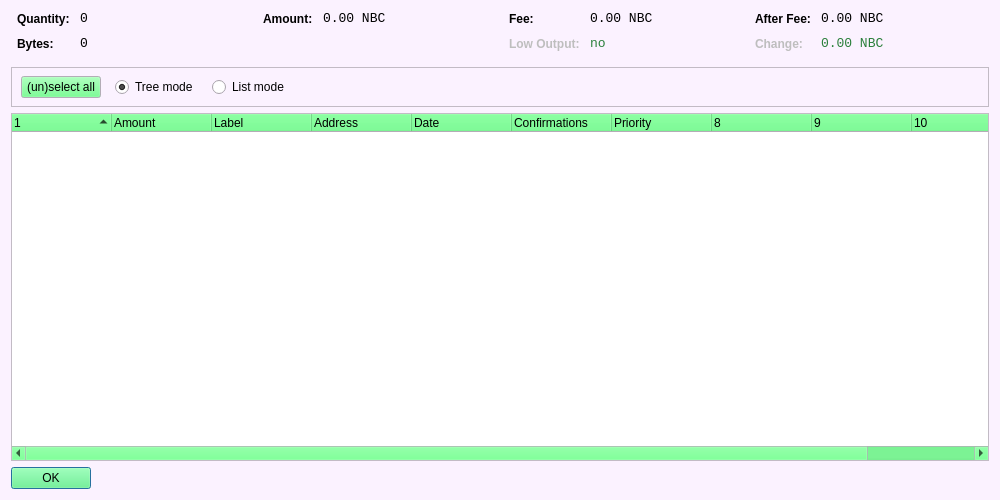
<?xml version="1.0" encoding="UTF-8"?>
<ui version="4.0">
 <class>CoinControlDialog</class>
 <widget class="QDialog" name="CoinControlDialog">
  <property name="geometry">
   <rect>
    <x>0</x>
    <y>0</y>
    <width>1000</width>
    <height>500</height>
   </rect>
  </property>
  <property name="palette">
   <palette>
    <active>
     <colorrole role="WindowText">
      <brush brushstyle="SolidPattern">
       <color alpha="255">
        <red>0</red>
        <green>0</green>
        <blue>0</blue>
       </color>
      </brush>
     </colorrole>
     <colorrole role="Button">
      <brush brushstyle="SolidPattern">
       <color alpha="255">
        <red>85</red>
        <green>255</green>
        <blue>119</blue>
       </color>
      </brush>
     </colorrole>
     <colorrole role="Light">
      <brush brushstyle="SolidPattern">
       <color alpha="255">
        <red>213</red>
        <green>255</green>
        <blue>221</blue>
       </color>
      </brush>
     </colorrole>
     <colorrole role="Midlight">
      <brush brushstyle="SolidPattern">
       <color alpha="255">
        <red>149</red>
        <green>255</green>
        <blue>170</blue>
       </color>
      </brush>
     </colorrole>
     <colorrole role="Dark">
      <brush brushstyle="SolidPattern">
       <color alpha="255">
        <red>42</red>
        <green>127</green>
        <blue>59</blue>
       </color>
      </brush>
     </colorrole>
     <colorrole role="Mid">
      <brush brushstyle="SolidPattern">
       <color alpha="255">
        <red>56</red>
        <green>170</green>
        <blue>79</blue>
       </color>
      </brush>
     </colorrole>
     <colorrole role="Text">
      <brush brushstyle="SolidPattern">
       <color alpha="255">
        <red>0</red>
        <green>0</green>
        <blue>0</blue>
       </color>
      </brush>
     </colorrole>
     <colorrole role="BrightText">
      <brush brushstyle="SolidPattern">
       <color alpha="255">
        <red>255</red>
        <green>255</green>
        <blue>255</blue>
       </color>
      </brush>
     </colorrole>
     <colorrole role="ButtonText">
      <brush brushstyle="SolidPattern">
       <color alpha="255">
        <red>0</red>
        <green>0</green>
        <blue>0</blue>
       </color>
      </brush>
     </colorrole>
     <colorrole role="Base">
      <brush brushstyle="SolidPattern">
       <color alpha="255">
        <red>255</red>
        <green>255</green>
        <blue>255</blue>
       </color>
      </brush>
     </colorrole>
     <colorrole role="Window">
      <brush brushstyle="SolidPattern">
       <color alpha="255">
        <red>251</red>
        <green>242</green>
        <blue>255</blue>
       </color>
      </brush>
     </colorrole>
     <colorrole role="Shadow">
      <brush brushstyle="SolidPattern">
       <color alpha="255">
        <red>0</red>
        <green>0</green>
        <blue>0</blue>
       </color>
      </brush>
     </colorrole>
     <colorrole role="AlternateBase">
      <brush brushstyle="SolidPattern">
       <color alpha="255">
        <red>170</red>
        <green>255</green>
        <blue>187</blue>
       </color>
      </brush>
     </colorrole>
     <colorrole role="ToolTipBase">
      <brush brushstyle="SolidPattern">
       <color alpha="255">
        <red>255</red>
        <green>255</green>
        <blue>220</blue>
       </color>
      </brush>
     </colorrole>
     <colorrole role="ToolTipText">
      <brush brushstyle="SolidPattern">
       <color alpha="255">
        <red>0</red>
        <green>0</green>
        <blue>0</blue>
       </color>
      </brush>
     </colorrole>
     <colorrole role="PlaceholderText">
      <brush brushstyle="SolidPattern">
       <color alpha="128">
        <red>0</red>
        <green>0</green>
        <blue>0</blue>
       </color>
      </brush>
     </colorrole>
    </active>
    <inactive>
     <colorrole role="WindowText">
      <brush brushstyle="SolidPattern">
       <color alpha="255">
        <red>0</red>
        <green>0</green>
        <blue>0</blue>
       </color>
      </brush>
     </colorrole>
     <colorrole role="Button">
      <brush brushstyle="SolidPattern">
       <color alpha="255">
        <red>85</red>
        <green>255</green>
        <blue>119</blue>
       </color>
      </brush>
     </colorrole>
     <colorrole role="Light">
      <brush brushstyle="SolidPattern">
       <color alpha="255">
        <red>213</red>
        <green>255</green>
        <blue>221</blue>
       </color>
      </brush>
     </colorrole>
     <colorrole role="Midlight">
      <brush brushstyle="SolidPattern">
       <color alpha="255">
        <red>149</red>
        <green>255</green>
        <blue>170</blue>
       </color>
      </brush>
     </colorrole>
     <colorrole role="Dark">
      <brush brushstyle="SolidPattern">
       <color alpha="255">
        <red>42</red>
        <green>127</green>
        <blue>59</blue>
       </color>
      </brush>
     </colorrole>
     <colorrole role="Mid">
      <brush brushstyle="SolidPattern">
       <color alpha="255">
        <red>56</red>
        <green>170</green>
        <blue>79</blue>
       </color>
      </brush>
     </colorrole>
     <colorrole role="Text">
      <brush brushstyle="SolidPattern">
       <color alpha="255">
        <red>0</red>
        <green>0</green>
        <blue>0</blue>
       </color>
      </brush>
     </colorrole>
     <colorrole role="BrightText">
      <brush brushstyle="SolidPattern">
       <color alpha="255">
        <red>255</red>
        <green>255</green>
        <blue>255</blue>
       </color>
      </brush>
     </colorrole>
     <colorrole role="ButtonText">
      <brush brushstyle="SolidPattern">
       <color alpha="255">
        <red>0</red>
        <green>0</green>
        <blue>0</blue>
       </color>
      </brush>
     </colorrole>
     <colorrole role="Base">
      <brush brushstyle="SolidPattern">
       <color alpha="255">
        <red>255</red>
        <green>255</green>
        <blue>255</blue>
       </color>
      </brush>
     </colorrole>
     <colorrole role="Window">
      <brush brushstyle="SolidPattern">
       <color alpha="255">
        <red>251</red>
        <green>242</green>
        <blue>255</blue>
       </color>
      </brush>
     </colorrole>
     <colorrole role="Shadow">
      <brush brushstyle="SolidPattern">
       <color alpha="255">
        <red>0</red>
        <green>0</green>
        <blue>0</blue>
       </color>
      </brush>
     </colorrole>
     <colorrole role="AlternateBase">
      <brush brushstyle="SolidPattern">
       <color alpha="255">
        <red>170</red>
        <green>255</green>
        <blue>187</blue>
       </color>
      </brush>
     </colorrole>
     <colorrole role="ToolTipBase">
      <brush brushstyle="SolidPattern">
       <color alpha="255">
        <red>255</red>
        <green>255</green>
        <blue>220</blue>
       </color>
      </brush>
     </colorrole>
     <colorrole role="ToolTipText">
      <brush brushstyle="SolidPattern">
       <color alpha="255">
        <red>0</red>
        <green>0</green>
        <blue>0</blue>
       </color>
      </brush>
     </colorrole>
     <colorrole role="PlaceholderText">
      <brush brushstyle="SolidPattern">
       <color alpha="128">
        <red>0</red>
        <green>0</green>
        <blue>0</blue>
       </color>
      </brush>
     </colorrole>
    </inactive>
    <disabled>
     <colorrole role="WindowText">
      <brush brushstyle="SolidPattern">
       <color alpha="255">
        <red>42</red>
        <green>127</green>
        <blue>59</blue>
       </color>
      </brush>
     </colorrole>
     <colorrole role="Button">
      <brush brushstyle="SolidPattern">
       <color alpha="255">
        <red>85</red>
        <green>255</green>
        <blue>119</blue>
       </color>
      </brush>
     </colorrole>
     <colorrole role="Light">
      <brush brushstyle="SolidPattern">
       <color alpha="255">
        <red>213</red>
        <green>255</green>
        <blue>221</blue>
       </color>
      </brush>
     </colorrole>
     <colorrole role="Midlight">
      <brush brushstyle="SolidPattern">
       <color alpha="255">
        <red>149</red>
        <green>255</green>
        <blue>170</blue>
       </color>
      </brush>
     </colorrole>
     <colorrole role="Dark">
      <brush brushstyle="SolidPattern">
       <color alpha="255">
        <red>42</red>
        <green>127</green>
        <blue>59</blue>
       </color>
      </brush>
     </colorrole>
     <colorrole role="Mid">
      <brush brushstyle="SolidPattern">
       <color alpha="255">
        <red>56</red>
        <green>170</green>
        <blue>79</blue>
       </color>
      </brush>
     </colorrole>
     <colorrole role="Text">
      <brush brushstyle="SolidPattern">
       <color alpha="255">
        <red>42</red>
        <green>127</green>
        <blue>59</blue>
       </color>
      </brush>
     </colorrole>
     <colorrole role="BrightText">
      <brush brushstyle="SolidPattern">
       <color alpha="255">
        <red>255</red>
        <green>255</green>
        <blue>255</blue>
       </color>
      </brush>
     </colorrole>
     <colorrole role="ButtonText">
      <brush brushstyle="SolidPattern">
       <color alpha="255">
        <red>42</red>
        <green>127</green>
        <blue>59</blue>
       </color>
      </brush>
     </colorrole>
     <colorrole role="Base">
      <brush brushstyle="SolidPattern">
       <color alpha="255">
        <red>251</red>
        <green>242</green>
        <blue>255</blue>
       </color>
      </brush>
     </colorrole>
     <colorrole role="Window">
      <brush brushstyle="SolidPattern">
       <color alpha="255">
        <red>251</red>
        <green>242</green>
        <blue>255</blue>
       </color>
      </brush>
     </colorrole>
     <colorrole role="Shadow">
      <brush brushstyle="SolidPattern">
       <color alpha="255">
        <red>0</red>
        <green>0</green>
        <blue>0</blue>
       </color>
      </brush>
     </colorrole>
     <colorrole role="AlternateBase">
      <brush brushstyle="SolidPattern">
       <color alpha="255">
        <red>85</red>
        <green>255</green>
        <blue>119</blue>
       </color>
      </brush>
     </colorrole>
     <colorrole role="ToolTipBase">
      <brush brushstyle="SolidPattern">
       <color alpha="255">
        <red>255</red>
        <green>255</green>
        <blue>220</blue>
       </color>
      </brush>
     </colorrole>
     <colorrole role="ToolTipText">
      <brush brushstyle="SolidPattern">
       <color alpha="255">
        <red>0</red>
        <green>0</green>
        <blue>0</blue>
       </color>
      </brush>
     </colorrole>
     <colorrole role="PlaceholderText">
      <brush brushstyle="SolidPattern">
       <color alpha="128">
        <red>0</red>
        <green>0</green>
        <blue>0</blue>
       </color>
      </brush>
     </colorrole>
    </disabled>
   </palette>
  </property>
  <property name="font">
   <font>
    <family>Ubuntu</family>
   </font>
  </property>
  <property name="windowTitle">
   <string>Coin Control</string>
  </property>
  <property name="windowIcon">
   <iconset>
    <normaloff>../../../../../@media/favicon.ico</normaloff>../../../../../@media/favicon.ico</iconset>
  </property>
  <property name="styleSheet">
   <string notr="true"/>
  </property>
  <layout class="QVBoxLayout" name="verticalLayout">
   <item>
    <layout class="QHBoxLayout" name="horizontalLayoutTop" stretch="0,0,0,0">
     <property name="topMargin">
      <number>0</number>
     </property>
     <property name="bottomMargin">
      <number>10</number>
     </property>
     <item>
      <layout class="QFormLayout" name="formLayoutCoinControl1">
       <property name="horizontalSpacing">
        <number>10</number>
       </property>
       <property name="verticalSpacing">
        <number>10</number>
       </property>
       <property name="leftMargin">
        <number>6</number>
       </property>
       <property name="rightMargin">
        <number>6</number>
       </property>
       <item row="0" column="0">
        <widget class="QLabel" name="labelCoinControlQuantityText">
         <property name="styleSheet">
          <string notr="true">font-weight:bold;</string>
         </property>
         <property name="text">
          <string>Quantity:</string>
         </property>
        </widget>
       </item>
       <item row="0" column="1">
        <widget class="QLabel" name="labelCoinControlQuantity">
         <property name="font">
          <font>
           <family>Monospace</family>
           <pointsize>10</pointsize>
          </font>
         </property>
         <property name="cursor">
          <cursorShape>IBeamCursor</cursorShape>
         </property>
         <property name="contextMenuPolicy">
          <enum>Qt::ActionsContextMenu</enum>
         </property>
         <property name="text">
          <string notr="true">0</string>
         </property>
         <property name="textInteractionFlags">
          <set>Qt::LinksAccessibleByMouse|Qt::TextSelectableByKeyboard|Qt::TextSelectableByMouse</set>
         </property>
        </widget>
       </item>
       <item row="1" column="0">
        <widget class="QLabel" name="labelCoinControlBytesText">
         <property name="styleSheet">
          <string notr="true">font-weight:bold;</string>
         </property>
         <property name="text">
          <string>Bytes:</string>
         </property>
        </widget>
       </item>
       <item row="1" column="1">
        <widget class="QLabel" name="labelCoinControlBytes">
         <property name="font">
          <font>
           <family>Monospace</family>
           <pointsize>10</pointsize>
          </font>
         </property>
         <property name="cursor">
          <cursorShape>IBeamCursor</cursorShape>
         </property>
         <property name="contextMenuPolicy">
          <enum>Qt::ActionsContextMenu</enum>
         </property>
         <property name="text">
          <string notr="true">0</string>
         </property>
         <property name="textInteractionFlags">
          <set>Qt::LinksAccessibleByMouse|Qt::TextSelectableByKeyboard|Qt::TextSelectableByMouse</set>
         </property>
        </widget>
       </item>
      </layout>
     </item>
     <item>
      <layout class="QFormLayout" name="formLayoutCoinControl2">
       <property name="horizontalSpacing">
        <number>10</number>
       </property>
       <property name="verticalSpacing">
        <number>10</number>
       </property>
       <property name="leftMargin">
        <number>6</number>
       </property>
       <property name="rightMargin">
        <number>6</number>
       </property>
       <item row="0" column="0">
        <widget class="QLabel" name="labelCoinControlAmountText">
         <property name="styleSheet">
          <string notr="true">font-weight:bold;</string>
         </property>
         <property name="text">
          <string>Amount:</string>
         </property>
        </widget>
       </item>
       <item row="0" column="1">
        <widget class="QLabel" name="labelCoinControlAmount">
         <property name="font">
          <font>
           <family>Monospace</family>
           <pointsize>10</pointsize>
          </font>
         </property>
         <property name="cursor">
          <cursorShape>IBeamCursor</cursorShape>
         </property>
         <property name="contextMenuPolicy">
          <enum>Qt::ActionsContextMenu</enum>
         </property>
         <property name="text">
          <string notr="true">0.00 NBC</string>
         </property>
         <property name="textInteractionFlags">
          <set>Qt::LinksAccessibleByMouse|Qt::TextSelectableByKeyboard|Qt::TextSelectableByMouse</set>
         </property>
        </widget>
       </item>
      </layout>
     </item>
     <item>
      <layout class="QFormLayout" name="formLayoutCoinControl3">
       <property name="horizontalSpacing">
        <number>10</number>
       </property>
       <property name="verticalSpacing">
        <number>10</number>
       </property>
       <property name="leftMargin">
        <number>6</number>
       </property>
       <property name="rightMargin">
        <number>6</number>
       </property>
       <item row="0" column="0">
        <widget class="QLabel" name="labelCoinControlFeeText">
         <property name="styleSheet">
          <string notr="true">font-weight:bold;</string>
         </property>
         <property name="text">
          <string>Fee:</string>
         </property>
        </widget>
       </item>
       <item row="0" column="1">
        <widget class="QLabel" name="labelCoinControlFee">
         <property name="font">
          <font>
           <family>Monospace</family>
           <pointsize>10</pointsize>
          </font>
         </property>
         <property name="cursor">
          <cursorShape>IBeamCursor</cursorShape>
         </property>
         <property name="contextMenuPolicy">
          <enum>Qt::ActionsContextMenu</enum>
         </property>
         <property name="text">
          <string notr="true">0.00 NBC</string>
         </property>
         <property name="textInteractionFlags">
          <set>Qt::LinksAccessibleByMouse|Qt::TextSelectableByKeyboard|Qt::TextSelectableByMouse</set>
         </property>
        </widget>
       </item>
       <item row="1" column="0">
        <widget class="QLabel" name="labelCoinControlLowOutputText">
         <property name="enabled">
          <bool>false</bool>
         </property>
         <property name="styleSheet">
          <string notr="true">font-weight:bold;</string>
         </property>
         <property name="text">
          <string>Low Output:</string>
         </property>
        </widget>
       </item>
       <item row="1" column="1">
        <widget class="QLabel" name="labelCoinControlLowOutput">
         <property name="enabled">
          <bool>false</bool>
         </property>
         <property name="font">
          <font>
           <family>Monospace</family>
           <pointsize>10</pointsize>
          </font>
         </property>
         <property name="cursor">
          <cursorShape>IBeamCursor</cursorShape>
         </property>
         <property name="contextMenuPolicy">
          <enum>Qt::ActionsContextMenu</enum>
         </property>
         <property name="text">
          <string notr="true">no</string>
         </property>
         <property name="textInteractionFlags">
          <set>Qt::LinksAccessibleByMouse|Qt::TextSelectableByKeyboard|Qt::TextSelectableByMouse</set>
         </property>
        </widget>
       </item>
      </layout>
     </item>
     <item>
      <layout class="QFormLayout" name="formLayoutCoinControl4">
       <property name="horizontalSpacing">
        <number>10</number>
       </property>
       <property name="verticalSpacing">
        <number>10</number>
       </property>
       <property name="leftMargin">
        <number>6</number>
       </property>
       <property name="rightMargin">
        <number>6</number>
       </property>
       <item row="0" column="0">
        <widget class="QLabel" name="labelCoinControlAfterFeeText">
         <property name="styleSheet">
          <string notr="true">font-weight:bold;</string>
         </property>
         <property name="text">
          <string>After Fee:</string>
         </property>
        </widget>
       </item>
       <item row="0" column="1">
        <widget class="QLabel" name="labelCoinControlAfterFee">
         <property name="font">
          <font>
           <family>Monospace</family>
           <pointsize>10</pointsize>
          </font>
         </property>
         <property name="cursor">
          <cursorShape>IBeamCursor</cursorShape>
         </property>
         <property name="contextMenuPolicy">
          <enum>Qt::ActionsContextMenu</enum>
         </property>
         <property name="text">
          <string notr="true">0.00 NBC</string>
         </property>
         <property name="textInteractionFlags">
          <set>Qt::LinksAccessibleByMouse|Qt::TextSelectableByKeyboard|Qt::TextSelectableByMouse</set>
         </property>
        </widget>
       </item>
       <item row="1" column="0">
        <widget class="QLabel" name="labelCoinControlChangeText">
         <property name="enabled">
          <bool>false</bool>
         </property>
         <property name="styleSheet">
          <string notr="true">font-weight:bold;</string>
         </property>
         <property name="text">
          <string>Change:</string>
         </property>
        </widget>
       </item>
       <item row="1" column="1">
        <widget class="QLabel" name="labelCoinControlChange">
         <property name="enabled">
          <bool>false</bool>
         </property>
         <property name="font">
          <font>
           <family>Monospace</family>
           <pointsize>10</pointsize>
          </font>
         </property>
         <property name="cursor">
          <cursorShape>IBeamCursor</cursorShape>
         </property>
         <property name="contextMenuPolicy">
          <enum>Qt::ActionsContextMenu</enum>
         </property>
         <property name="text">
          <string notr="true">0.00 NBC</string>
         </property>
         <property name="textInteractionFlags">
          <set>Qt::LinksAccessibleByMouse|Qt::TextSelectableByKeyboard|Qt::TextSelectableByMouse</set>
         </property>
        </widget>
       </item>
      </layout>
     </item>
    </layout>
   </item>
   <item>
    <widget class="QFrame" name="frame">
     <property name="minimumSize">
      <size>
       <width>0</width>
       <height>40</height>
      </size>
     </property>
     <property name="frameShape">
      <enum>QFrame::StyledPanel</enum>
     </property>
     <property name="frameShadow">
      <enum>QFrame::Sunken</enum>
     </property>
     <widget class="QWidget" name="horizontalLayoutWidget">
      <property name="geometry">
       <rect>
        <x>10</x>
        <y>0</y>
        <width>781</width>
        <height>41</height>
       </rect>
      </property>
      <layout class="QHBoxLayout" name="horizontalLayoutPanel" stretch="0,0,0,0">
       <property name="spacing">
        <number>14</number>
       </property>
       <item>
        <widget class="QPushButton" name="pushButtonSelectAll">
         <property name="sizePolicy">
          <sizepolicy hsizetype="Maximum" vsizetype="Fixed">
           <horstretch>0</horstretch>
           <verstretch>0</verstretch>
          </sizepolicy>
         </property>
         <property name="text">
          <string>(un)select all</string>
         </property>
        </widget>
       </item>
       <item>
        <widget class="QRadioButton" name="radioTreeMode">
         <property name="sizePolicy">
          <sizepolicy hsizetype="Maximum" vsizetype="Fixed">
           <horstretch>0</horstretch>
           <verstretch>0</verstretch>
          </sizepolicy>
         </property>
         <property name="text">
          <string>Tree mode</string>
         </property>
         <property name="checked">
          <bool>true</bool>
         </property>
        </widget>
       </item>
       <item>
        <widget class="QRadioButton" name="radioListMode">
         <property name="sizePolicy">
          <sizepolicy hsizetype="Maximum" vsizetype="Fixed">
           <horstretch>0</horstretch>
           <verstretch>0</verstretch>
          </sizepolicy>
         </property>
         <property name="text">
          <string>List mode</string>
         </property>
        </widget>
       </item>
       <item>
        <spacer name="horizontalSpacer">
         <property name="orientation">
          <enum>Qt::Horizontal</enum>
         </property>
         <property name="sizeHint" stdset="0">
          <size>
           <width>40</width>
           <height>20</height>
          </size>
         </property>
        </spacer>
       </item>
      </layout>
     </widget>
    </widget>
   </item>
   <item>
    <widget class="CoinControlTreeWidget" name="treeWidget">
     <property name="contextMenuPolicy">
      <enum>Qt::CustomContextMenu</enum>
     </property>
     <property name="sortingEnabled">
      <bool>false</bool>
     </property>
     <property name="columnCount">
      <number>11</number>
     </property>
     <attribute name="headerShowSortIndicator" stdset="0">
      <bool>true</bool>
     </attribute>
     <attribute name="headerStretchLastSection">
      <bool>false</bool>
     </attribute>
     <column>
      <property name="text">
       <string/>
      </property>
     </column>
     <column>
      <property name="text">
       <string>Amount</string>
      </property>
     </column>
     <column>
      <property name="text">
       <string>Label</string>
      </property>
     </column>
     <column>
      <property name="text">
       <string>Address</string>
      </property>
     </column>
     <column>
      <property name="text">
       <string>Date</string>
      </property>
     </column>
     <column>
      <property name="text">
       <string>Confirmations</string>
      </property>
      <property name="toolTip">
       <string>Confirmed</string>
      </property>
     </column>
     <column>
      <property name="text">
       <string>Priority</string>
      </property>
     </column>
     <column>
      <property name="text">
       <string/>
      </property>
     </column>
     <column>
      <property name="text">
       <string/>
      </property>
     </column>
     <column>
      <property name="text">
       <string/>
      </property>
     </column>
     <column>
      <property name="text">
       <string/>
      </property>
     </column>
    </widget>
   </item>
   <item>
    <widget class="QDialogButtonBox" name="buttonBox">
     <property name="sizePolicy">
      <sizepolicy hsizetype="Maximum" vsizetype="Fixed">
       <horstretch>0</horstretch>
       <verstretch>0</verstretch>
      </sizepolicy>
     </property>
     <property name="orientation">
      <enum>Qt::Horizontal</enum>
     </property>
     <property name="standardButtons">
      <set>QDialogButtonBox::Ok</set>
     </property>
    </widget>
   </item>
  </layout>
 </widget>
 <customwidgets>
  <customwidget>
   <class>CoinControlTreeWidget</class>
   <extends>QTreeWidget</extends>
   <header>coincontroltreewidget.h</header>
  </customwidget>
 </customwidgets>
 <resources/>
 <connections/>
</ui>
